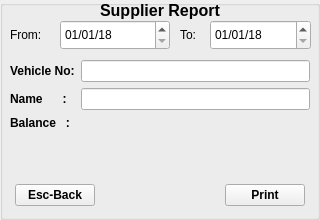
  <widget class="QGroupBox" name="groupBox_supplier_report">
   <property name="geometry">
    <rect>
     <x>0</x>
     <y>720</y>
     <width>320</width>
     <height>220</height>
    </rect>
   </property>
   <property name="title">
    <string/>
   </property>
   <widget class="QLabel" name="label_11">
    <property name="geometry">
     <rect>
      <x>0</x>
      <y>0</y>
      <width>320</width>
      <height>20</height>
     </rect>
    </property>
    <property name="font">
     <font>
      <pointsize>12</pointsize>
      <weight>75</weight>
      <bold>true</bold>
     </font>
    </property>
    <property name="text">
     <string>Supplier Report</string>
    </property>
    <property name="alignment">
     <set>Qt::AlignCenter</set>
    </property>
   </widget>
   <widget class="QWidget" name="horizontalLayoutWidget_4">
    <property name="geometry">
     <rect>
      <x>10</x>
      <y>180</y>
      <width>300</width>
      <height>30</height>
     </rect>
    </property>
    <layout class="QHBoxLayout" name="horizontalLayout_4">
     <property name="leftMargin">
      <number>5</number>
     </property>
     <property name="rightMargin">
      <number>5</number>
     </property>
     <item>
      <widget class="QPushButton" name="pushButton_esc_4">
       <property name="font">
        <font>
         <weight>75</weight>
         <bold>true</bold>
        </font>
       </property>
       <property name="focusPolicy">
        <enum>Qt::NoFocus</enum>
       </property>
       <property name="text">
        <string>Esc-Back</string>
       </property>
       <property name="autoDefault">
        <bool>true</bool>
       </property>
      </widget>
     </item>
     <item>
      <spacer name="horizontalSpacer_4">
       <property name="orientation">
        <enum>Qt::Horizontal</enum>
       </property>
       <property name="sizeHint" stdset="0">
        <size>
         <width>40</width>
         <height>20</height>
        </size>
       </property>
      </spacer>
     </item>
     <item>
      <widget class="QPushButton" name="pushButton_print_supplier_report">
       <property name="font">
        <font>
         <weight>75</weight>
         <bold>true</bold>
        </font>
       </property>
       <property name="text">
        <string>Print</string>
       </property>
       <property name="autoDefault">
        <bool>true</bool>
       </property>
      </widget>
     </item>
    </layout>
   </widget>
   <widget class="QWidget" name="gridLayoutWidget_3">
    <property name="geometry">
     <rect>
      <x>10</x>
      <y>60</y>
      <width>300</width>
      <height>110</height>
     </rect>
    </property>
    <layout class="QGridLayout" name="gridLayout_3" columnstretch="0,0">
     <item row="3" column="0">
      <spacer name="verticalSpacer_3">
       <property name="orientation">
        <enum>Qt::Vertical</enum>
       </property>
       <property name="sizeHint" stdset="0">
        <size>
         <width>20</width>
         <height>40</height>
        </size>
       </property>
      </spacer>
     </item>
     <item row="0" column="0">
      <widget class="QLabel" name="label_18">
       <property name="font">
        <font>
         <weight>75</weight>
         <bold>true</bold>
        </font>
       </property>
       <property name="text">
        <string>Vehicle No:</string>
       </property>
      </widget>
     </item>
     <item row="0" column="1">
      <widget class="QLineEdit" name="lineEdit_supplier_vno"/>
     </item>
     <item row="1" column="0">
      <widget class="QLabel" name="label_name">
       <property name="font">
        <font>
         <weight>75</weight>
         <bold>true</bold>
        </font>
       </property>
       <property name="text">
        <string>Name      :</string>
       </property>
      </widget>
     </item>
     <item row="1" column="1">
      <widget class="QLineEdit" name="lineEdit_supplier_name"/>
     </item>
     <item row="2" column="0">
      <widget class="QLabel" name="label_name_balance_title">
       <property name="font">
        <font>
         <weight>75</weight>
         <bold>true</bold>
        </font>
       </property>
       <property name="text">
        <string>Balance   :</string>
       </property>
      </widget>
     </item>
     <item row="2" column="1">
      <widget class="QLabel" name="label_name_balance_amt">
       <property name="font">
        <font>
         <weight>75</weight>
         <bold>true</bold>
        </font>
       </property>
       <property name="text">
        <string/>
       </property>
      </widget>
     </item>
    </layout>
   </widget>
   <widget class="QLabel" name="label_12">
    <property name="geometry">
     <rect>
      <x>180</x>
      <y>20</y>
      <width>29</width>
      <height>30</height>
     </rect>
    </property>
    <property name="text">
     <string>To:</string>
    </property>
   </widget>
   <widget class="QLabel" name="label_13">
    <property name="geometry">
     <rect>
      <x>10</x>
      <y>20</y>
      <width>49</width>
      <height>30</height>
     </rect>
    </property>
    <property name="text">
     <string>From:</string>
    </property>
   </widget>
   <widget class="QDateEdit" name="dateEdit_from_supplier">
    <property name="geometry">
     <rect>
      <x>60</x>
      <y>20</y>
      <width>110</width>
      <height>30</height>
     </rect>
    </property>
    <property name="minimumDate">
     <date>
      <year>2018</year>
      <month>1</month>
      <day>1</day>
     </date>
    </property>
    <property name="displayFormat">
     <string>dd/MM/yy</string>
    </property>
   </widget>
   <widget class="QDateEdit" name="dateEdit_to_supplier">
    <property name="geometry">
     <rect>
      <x>210</x>
      <y>20</y>
      <width>101</width>
      <height>30</height>
     </rect>
    </property>
    <property name="minimumDate">
     <date>
      <year>2018</year>
      <month>1</month>
      <day>1</day>
     </date>
    </property>
    <property name="displayFormat">
     <string>dd/MM/yy</string>
    </property>
   </widget>
  </widget>
